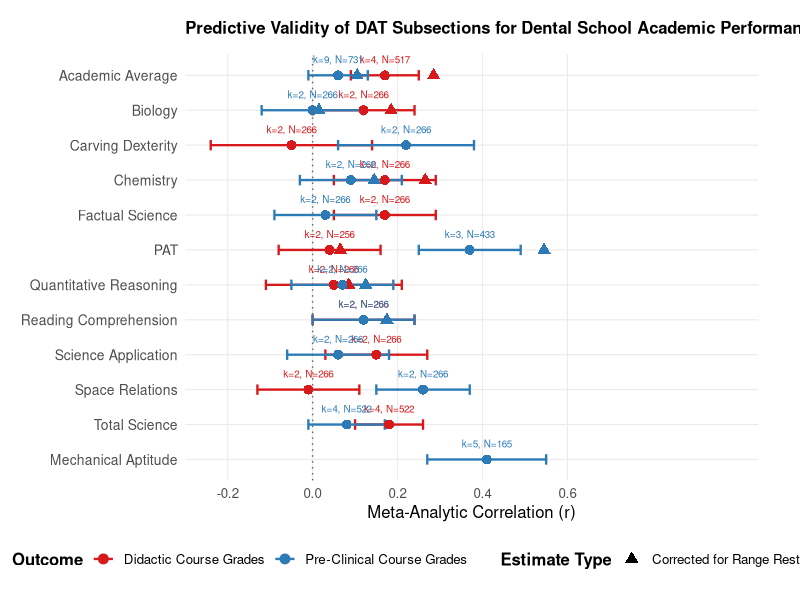
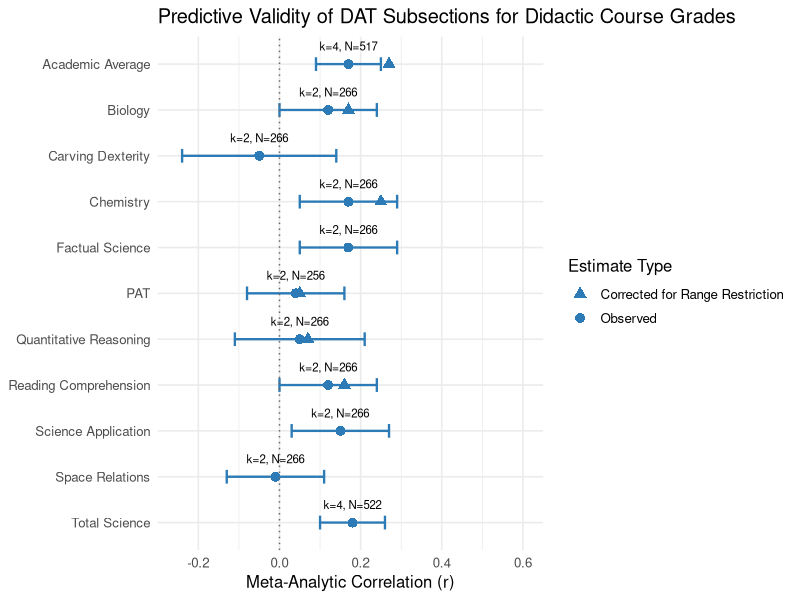
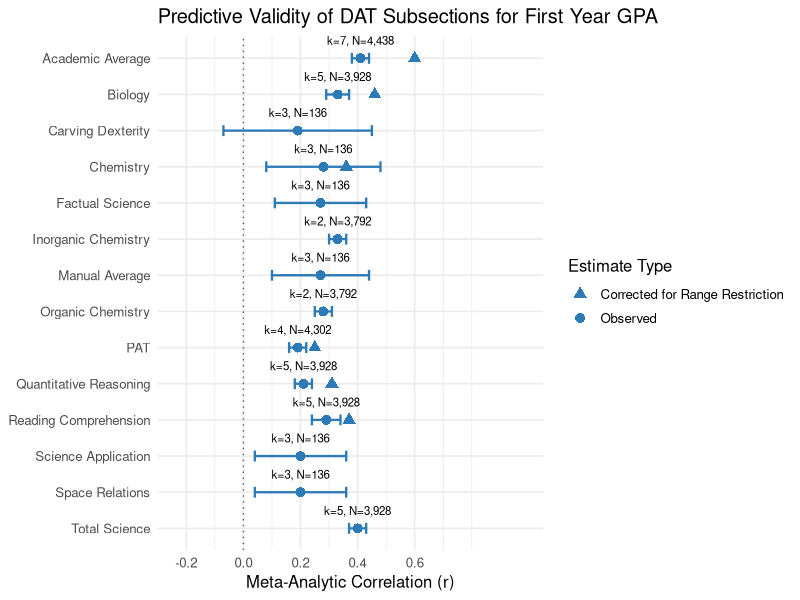
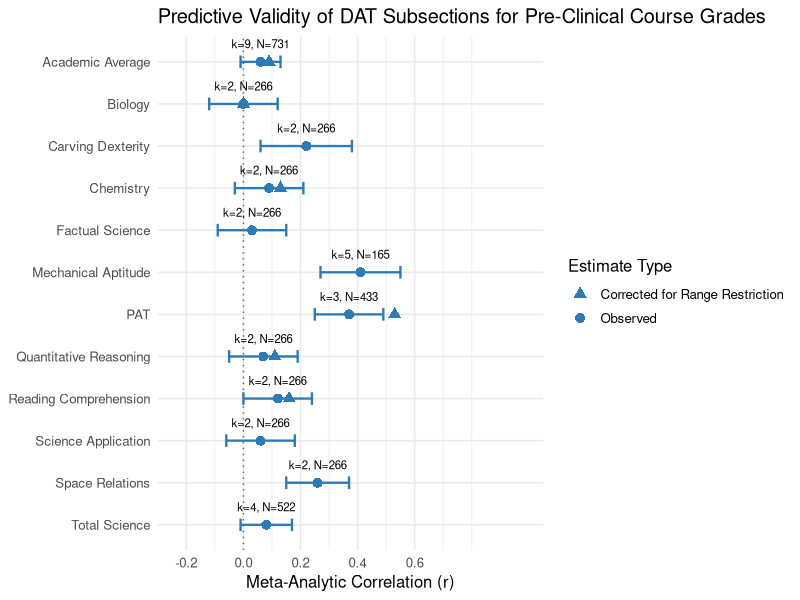

Here is the R script that generated these plots, in order:
## ---- chunk 1
library(tidyverse)
library(ggplot2)

# ══════════════════════════════════════════════════════════════════════════════
# FIRST YEAR GPA DATA
# ══════════════════════════════════════════════════════════════════════════════

# ── GPA data (Observed) ───────────────────────────────────────────────────────
gpa_data <- tibble(
  predictor = c("Academic Average", "Biology", "Carving Dexterity", "Chemistry",
                "Factual Science", "Inorganic Chemistry", "Manual Average",
                "Organic Chemistry", "PAT", "Quantitative Reasoning",
                "Reading Comprehension", "Science Application",
                "Space Relations", "Total Science"),
  r     = c( .41,  .33,  .19,  .28,  .27,  .33,  .27,  .28,  .19,  .21,  .29,  .20,  .20,  .40),
  lower = c( .38,  .29, -.07,  .08,  .11,  .30,  .10,  .25,  .16,  .18,  .24,  .04,  .04,  .37),
  upper = c( .44,  .37,  .45,  .48,  .43,  .36,  .44,  .31,  .22,  .24,  .34,  .36,  .36,  .43),
  k     = c(   7,    5,    3,    3,    3,    2,    3,    2,    4,    5,    5,    3,    3,    5),
  N     = c(4438, 3928,  136,  136,  136, 3792,  136, 3792, 4302, 3928, 3928,  136,  136, 3928),
  outcome = "First Year GPA",
  correction = "Observed"
)

# ── GPA Range Corrected (ONLY for predictors with corrections) ────────────────
gpa_corrected <- tibble(
  predictor = c("Academic Average", "Biology", "Chemistry", "PAT", "Quantitative Reasoning", "Reading Comprehension"),
  r     = c( .60, .46, .36, .25, .31, .37),
  lower = c( .38, .29, .08, .16, .18, .24),
  upper = c( .44, .37, .48, .22, .24, .34),
  k     = c(7,5,3,4,5,5),
  N     = c(4438, 3928, 136, 4302, 3928, 3928),
  outcome = "First Year GPA",
  correction = "Corrected for Range Restriction"
)

# ══════════════════════════════════════════════════════════════════════════════
# DIDACTIC COURSE GRADES DATA
# ══════════════════════════════════════════════════════════════════════════════

didactic_data <- tibble(
  predictor = c("Academic Average", "Biology", "Carving Dexterity", "Chemistry",
                "Factual Science", "PAT", "Quantitative Reasoning",
                "Reading Comprehension", "Science Application",
                "Space Relations", "Total Science"),
  r     = c( .17,  .12, -.05,  .17,  .17,  .04,  .05,  .12,  .15, -.01,  .18),
  lower = c( .09,  .00, -.24,  .05,  .05, -.08, -.11,  .00,  .03, -.13,  .10),
  upper = c( .25,  .24,  .14,  .29,  .29,  .16,  .21,  .24,  .27,  .11,  .26),
  k     = c(   4,    2,    2,    2,    2,    2,    2,    2,    2,    2,    4),
  N     = c( 517,  266,  266,  266,  266,  256,  266,  266,  266,  266,  522),
  outcome = "Didactic Course Grades",
  correction = "Observed"
)

didactic_corrected <- tibble(
  predictor = c("Academic Average", "Biology", "Chemistry", "PAT", "Quantitative Reasoning", "Reading Comprehension"),
  r     = c(.27, .17, .25, .05, .07, .16),
  lower = c(.09, .00, .05, -.08, -.11, .00),
  upper = c(.25, .24, .29, -.08, -.11, .00),
  k     = c(4, 2, 2, 2, 2, 2),
  N     = c(517, 266, 266, 266, 266, 266),
  outcome = "Didactic Course Grades",
  correction = "Corrected for Range Restriction"
)

# ══════════════════════════════════════════════════════════════════════════════
# PRE-CLINICAL COURSE GRADES DATA
# ══════════════════════════════════════════════════════════════════════════════

preclinical_data <- tibble(
  predictor = c("Academic Average", "Biology", "Carving Dexterity", "Chemistry", "Factual Science", "Mechanical Aptitude", "PAT", "Quantitative Reasoning", "Reading Comprehension", "Science Application", "Space Relations", "Total Science"),
  r     = c(.06, .00, .22, .09, .03, .41, .37, .07, .12, .06, .26, .08),
  lower = c(-.01, -.12, .06, -.03, -.09, .27, .25, -.05, .00, -.06, .15, -.01),
  upper = c(.13, .12, .38, .21, .15, .55, .49, .19, .24, .18, .37, .17),
  k     = c(9, 2, 2, 2, 2, 5, 3, 2, 2, 2, 2, 4),
  N     = c(731, 266, 266, 266, 266, 165, 433, 266, 266, 266, 266, 522),
  outcome = "Pre-Clinical Course Grades",
  correction = "Observed"
)

preclinical_corrected <- tibble(
  predictor = c("Academic Average", "Biology", "Chemistry", "PAT", "Quantitative Reasoning", "Reading Comprehension"),
  r     = c(.09, .00, .13, .53, .11, .16),
  lower = c(-.01, -.12, -.03, .25, -.05, .00),
  upper = c(.13, .12, .21, .49, .19, .24),
  k     = c(9,2,2,3,2,2),
  N     = c(731,266,266,433,266,266),
  outcome = "Pre-Clinical Course Grades",
  correction = "Corrected for Range Restriction"
)



# ══════════════════════════════════════════════════════════════════════════════
# PLOT: DIDACTIC + PRE-CLINICAL COMBINED
# ══════════════════════════════════════════════════════════════════════════════

didactic_preclinical_data <- bind_rows(didactic_data, didactic_corrected, 
                                       preclinical_data, preclinical_corrected)

all_predictors_dp <- unique(c(didactic_data$predictor, preclinical_data$predictor))
level_order_dp <- rev(all_predictors_dp)

didactic_preclinical_data$predictor <- factor(didactic_preclinical_data$predictor, 
                                              levels = level_order_dp)

# Small horizontal offset for corrected estimates
didactic_preclinical_data <- didactic_preclinical_data %>%
  mutate(r_plot = ifelse(correction == "Corrected for Range Restriction",
                         r + 0.015,   # slight horizontal offset
                         r))

p_didactic_preclinical <- ggplot(didactic_preclinical_data,
                                 aes(x = r_plot, y = predictor, color = outcome)) +
  
  # CI drawn ONCE (Observed only)
  geom_errorbarh(
    data = filter(didactic_preclinical_data, correction == "Observed"),
    aes(xmin = lower, xmax = upper),
    height = 0.3,
    linewidth = 0.8
  ) +
  
  # Points (Observed + horizontally offset Corrected)
  geom_point(aes(shape = correction), size = 3) +
  
  geom_vline(xintercept = 0, linetype = "dotted", color = "grey40") +
  
  geom_text(
    data = filter(didactic_preclinical_data, correction == "Observed"),
    aes(x = r, label = paste0("k=", k, ", N=", formatC(N, format = "d", big.mark = ","))),
    hjust = 0.5,
    vjust = -1.5,
    size = 2.5,
    show.legend = FALSE
  ) +
  
  scale_color_manual(
    values = c("Didactic Course Grades" = "#d7191c",
               "Pre-Clinical Course Grades" = "#2c7bb6")
  ) +
  
  scale_shape_manual(
    values = c("Observed" = 16,
               "Corrected for Range Restriction" = 17),
    name = "Estimate Type"
  ) +
  
  scale_x_continuous(
    name = "Meta-Analytic Correlation (r)",
    limits = c(-0.3, 1.05),
    breaks = seq(-0.2, 0.6, by = 0.2),
    expand = c(0, 0)
  ) +
  
  labs(
    title = "Predictive Validity of DAT Subsections for Dental School Academic Performance",
    y = NULL,
    color = "Outcome"
  ) +
  
  theme_minimal(base_size = 12) +
  theme(
    panel.grid.major.y = element_line(color = "grey92", linewidth = 0.4),
    panel.grid.minor = element_blank(),
    panel.grid.major.x = element_line(color = "grey92", linewidth = 0.4),
    legend.position = "bottom",
    legend.box = "horizontal",
    legend.title = element_text(face = "bold"),
    plot.title = element_text(size = 12, face = "bold", margin = margin(b = 12)),
    axis.text.y = element_text(size = 10),
    plot.margin = margin(15, 30, 15, 15)
  ) +
  
  guides(
    color = guide_legend(order = 1),
    shape = guide_legend(order = 2)
  )

ggsave("forest_plot_didactic_preclinical.png", plot = p_didactic_preclinical,
       width = 11, height = 9, dpi = 300, bg = "white")

# ══════════════════════════════════════════════════════════════════════════════
# PLOT 2: DIDACTIC ONLY
# ══════════════════════════════════════════════════════════════════════════════

didactic_only_data <- bind_rows(didactic_data, didactic_corrected)
didactic_only_data$predictor <- factor(didactic_only_data$predictor,
                                       levels = rev(unique(didactic_data$predictor)))

p_didactic <- ggplot(didactic_only_data,
                     aes(x = r, y = predictor)) +
  
  geom_errorbarh(
    data = filter(didactic_only_data, correction == "Observed"),
    aes(xmin = lower, xmax = upper),
    height = 0.3,
    linewidth = 0.8,
    color = "#2c7bb6"
  ) +
  
  geom_point(aes(shape = correction),
             size = 3,
             color = "#2c7bb6") +
  
  geom_vline(xintercept = 0, linetype = "dotted", color = "grey40") +
  
  geom_text(
    data = filter(didactic_only_data, correction == "Observed"),
    aes(label = paste0("k=", k, ", N=", formatC(N, format = "d", big.mark = ","))),
    hjust = 0.5,
    vjust = -1.5,
    size = 2.9,
    show.legend = FALSE
  ) +
  
  scale_shape_manual(
    values = c("Observed" = 16,
               "Corrected for Range Restriction" = 17),
    name = "Estimate Type"
  ) +
  
  scale_x_continuous(
    name = "Meta-Analytic Correlation (r)",
    limits = c(-0.3, 0.65),
    breaks = seq(-0.2, 0.6, by = 0.2),
    expand = c(0, 0)
  ) +
  
  labs(
    title = "Predictive Validity of DAT Subsections for Didactic Course Grades",
    y = NULL
  ) +
  
  theme_minimal(base_size = 12)

ggsave("forest_plot_didactic.png", plot = p_didactic,
       width = 10, height = 6, dpi = 300, bg = "white")


# ══════════════════════════════════════════════════════════════════════════════
# PLOT 3: GPA YEAR 1 ONLY
# ══════════════════════════════════════════════════════════════════════════════

gpa_only_data <- bind_rows(gpa_data, gpa_corrected)
gpa_only_data$predictor <- factor(gpa_only_data$predictor,
                                  levels = rev(unique(gpa_data$predictor)))

p_gpa <- ggplot(gpa_only_data,
                aes(x = r, y = predictor)) +
  
  geom_errorbarh(
    data = filter(gpa_only_data, correction == "Observed"),
    aes(xmin = lower, xmax = upper),
    height = 0.3,
    linewidth = 0.8,
    color = "#2c7bb6"
  ) +
  
  geom_point(aes(shape = correction),
             size = 3,
             color = "#2c7bb6") +
  
  geom_vline(xintercept = 0, linetype = "dotted", color = "grey40") +
  
  geom_text(
    data = filter(gpa_only_data, correction == "Observed"),
    aes(label = paste0("k=", k, ", N=", formatC(N, format = "d", big.mark = ","))),
    hjust = 0.5,
    vjust = -1.5,
    size = 2.9,
    show.legend = FALSE
  ) +
  
  scale_shape_manual(
    values = c("Observed" = 16,
               "Corrected for Range Restriction" = 17),
    name = "Estimate Type"
  ) +
  
  scale_x_continuous(
    name = "Meta-Analytic Correlation (r)",
    limits = c(-0.3, 1.05),
    breaks = seq(-0.2, 0.6, by = 0.2),
    expand = c(0, 0)
  ) +
  
  labs(
    title = "Predictive Validity of DAT Subsections for First Year GPA",
    y = NULL
  ) +
  
  theme_minimal(base_size = 12)

ggsave("forest_plot_gpa.png", plot = p_gpa,
       width = 10, height = 8.5, dpi = 300, bg = "white")


# ══════════════════════════════════════════════════════════════════════════════
# PLOT: PRE-CLINICAL ONLY
# ══════════════════════════════════════════════════════════════════════════════

preclinical_only_data <- bind_rows(preclinical_data, preclinical_corrected)
preclinical_only_data$predictor <- factor(preclinical_only_data$predictor,
                                          levels = rev(unique(preclinical_data$predictor)))

p_preclinical <- ggplot(preclinical_only_data,
                        aes(x = r, y = predictor)) +
  
  geom_errorbarh(
    data = filter(preclinical_only_data, correction == "Observed"),
    aes(xmin = lower, xmax = upper),
    height = 0.3,
    linewidth = 0.8,
    color = "#2c7bb6"
  ) +
  
  geom_point(aes(shape = correction),
             size = 3,
             color = "#2c7bb6") +
  
  geom_vline(xintercept = 0, linetype = "dotted", color = "grey40") +
  
  geom_text(
    data = filter(preclinical_only_data, correction == "Observed"),
    aes(label = paste0("k=", k, ", N=", formatC(N, format = "d", big.mark = ","))),
    hjust = 0.5,
    vjust = -1.5,
    size = 2.9,
    show.legend = FALSE
  ) +
  
  scale_shape_manual(
    values = c("Observed" = 16,
               "Corrected for Range Restriction" = 17),
    name = "Estimate Type"
  ) +
  
  scale_x_continuous(
    name = "Meta-Analytic Correlation (r)",
    limits = c(-0.3, 1.05),
    breaks = seq(-0.2, 0.6, by = 0.2),
    expand = c(0, 0)
  ) +
  
  labs(
    title = "Predictive Validity of DAT Subsections for Pre-Clinical Course Grades",
    y = NULL
  ) +
  
  theme_minimal(base_size = 12)

ggsave("forest_plot_preclinical.png", plot = p_preclinical,
       width = 10, height = 7, dpi = 300, bg = "white")

